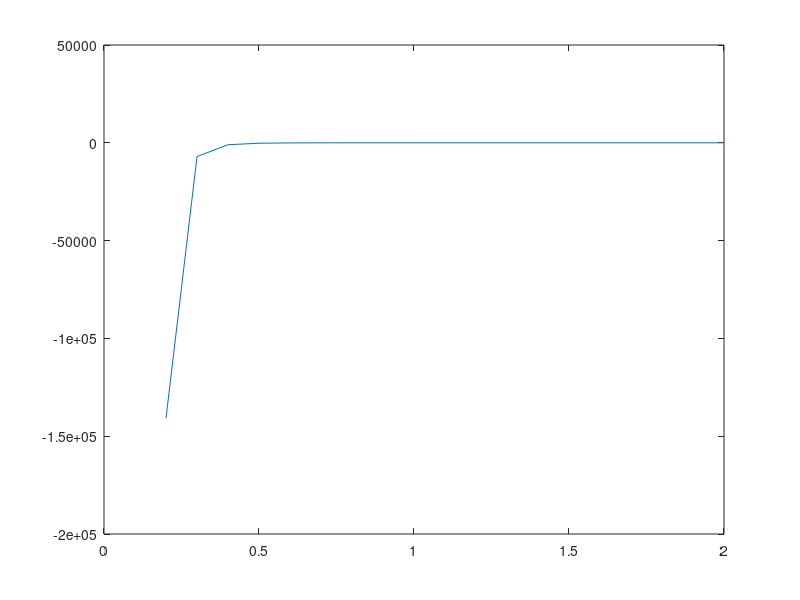

The MATLAB source for this figure:
epi = 0.5;
k = 0.5;
ra = 0.2;
r = 1;
i = 0;
j = 0;
for x = -2:0.1:2
    j = 0;
    i = i + 1;
    for y = -2:0.1:2
        j = j + 1;
        z(i, j) = epi * k^((ra - sqrt(x^2 + y^2))/(ra - r));

    end
end

x = -2:0.1:2
y = -2:0.1:2

mesh(x,y,z)

L = 1;
l = 0.1;


i = 0;
for x = 0.2:0.1:2
    i = i + 1;
    o(i) = 4 * (x^2 - L^2) * (L^2 - l^2) / (x^2 - l^2)^3
end

x = 0.2:0.1:2

plot (x, o)